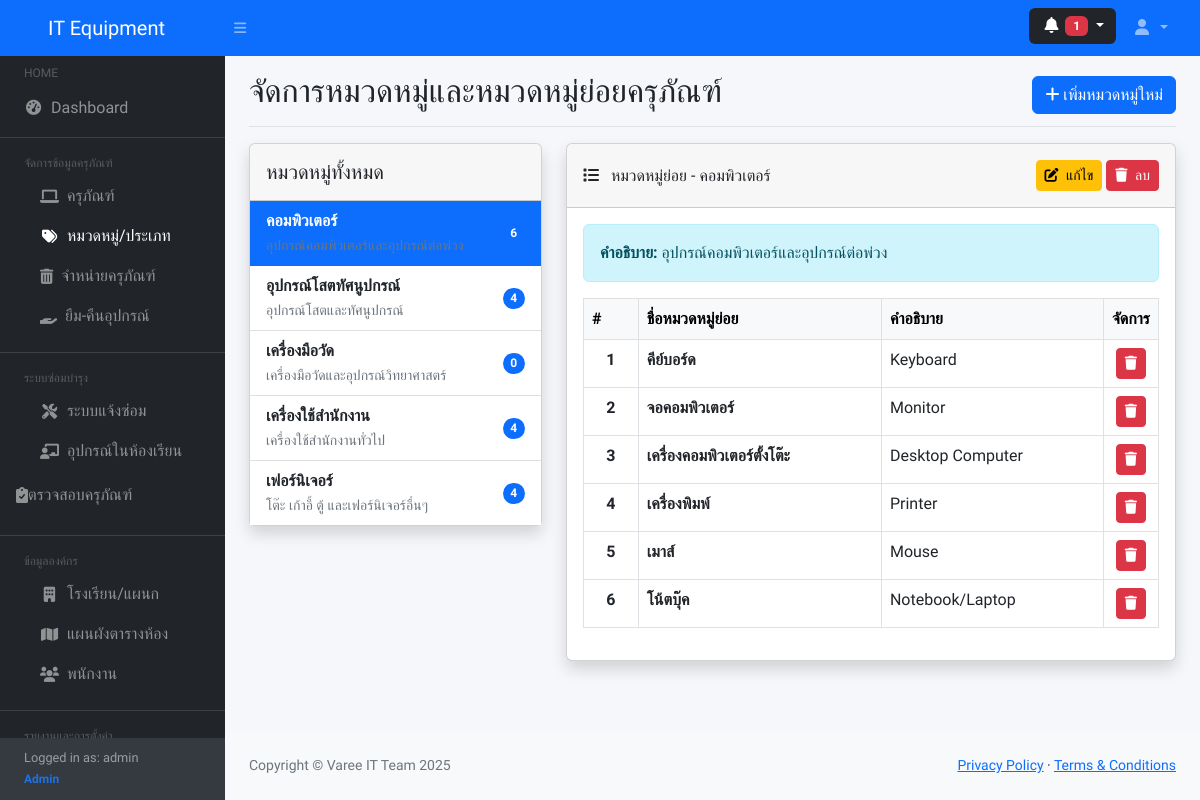
The app's page /categories.php (signed in) with its own data.
### tables this page shows
CREATE TABLE IF NOT EXISTS equipment_categories (
    id INT AUTO_INCREMENT PRIMARY KEY COMMENT 'รหัสหมวดหมู่ (Primary Key)',
    category_name VARCHAR(100) NOT NULL COMMENT 'ชื่อหมวดหมู่ครุภัณฑ์',
    category_description TEXT COMMENT 'รายละเอียดหมวดหมู่',
    created_at TIMESTAMP DEFAULT CURRENT_TIMESTAMP COMMENT 'วันที่สร้างบันทึก',
    updated_at TIMESTAMP DEFAULT CURRENT_TIMESTAMP ON UPDATE CURRENT_TIMESTAMP COMMENT 'วันที่แก้ไขล่าสุด',
    INDEX idx_category_name (category_name)
);

CREATE TABLE IF NOT EXISTS equipment_subcategories (
    id INT AUTO_INCREMENT PRIMARY KEY COMMENT 'รหัสหมวดหมู่ย่อย (Primary Key)',
    category_id INT NOT NULL COMMENT 'รหัสหมวดหมู่หลัก (Foreign Key)',
    subcategory_name VARCHAR(100) NOT NULL COMMENT 'ชื่อหมวดหมู่ย่อย',
    subcategory_description TEXT COMMENT 'รายละเอียดหมวดหมู่ย่อย',
    created_at TIMESTAMP DEFAULT CURRENT_TIMESTAMP COMMENT 'วันที่สร้างบันทึก',
    updated_at TIMESTAMP DEFAULT CURRENT_TIMESTAMP ON UPDATE CURRENT_TIMESTAMP COMMENT 'วันที่แก้ไขล่าสุด',
    FOREIGN KEY (category_id) REFERENCES equipment_categories(id) ON DELETE CASCADE,
    INDEX idx_category_id (category_id),
    INDEX idx_subcategory_name (subcategory_name)
);

### categories.php (the view, shortened to what this page needs)
<?php
require_once 'includes/header.php';
$categories_query = "
    SELECT ec.*, COUNT(es.id) as subcategory_count
    FROM equipment_categories ec
    LEFT JOIN equipment_subcategories es ON ec.id = es.category_id
    GROUP BY ec.id
    ORDER BY ec.category_name";
$categories_list = $db->query($categories_query)->fetchAll(PDO::FETCH_ASSOC);
$selected_category_id = isset($_GET['category_id']) ? $_GET['category_id'] : ($categories_list[0]['id'] ?? null);
$selected_category = null;
$subcategories = [];
if ($selected_category_id) {
    $stmt = $db->prepare("SELECT * FROM equipment_categories WHERE id = ?");
    $stmt->execute([$selected_category_id]);
    $selected_category = $stmt->fetch(PDO::FETCH_ASSOC);
    $subcategories_query = "
        SELECT es.*, ec.category_name
        FROM equipment_subcategories es
        JOIN equipment_categories ec ON es.category_id = ec.id
        WHERE es.category_id = ?
        ORDER BY es.subcategory_name";
    $stmt = $db->prepare($subcategories_query);
    $stmt->execute([$selected_category_id]);
    $subcategories = $stmt->fetchAll(PDO::FETCH_ASSOC);
}
$edit_mode = isset($_GET['action']) && $_GET['action'] == 'edit' && isset($_GET['id']);
$edit_category = null;
?>
<?php include 'includes/navbar.php'; ?>
<?php
include 'includes/sidebar.php';
?>
<div id="layoutSidenav_content">
<main >
    <div class="container-fluid px-4">
    <div class="d-flex justify-content-between flex-wrap flex-md-nowrap align-items-center pt-3 pb-2 mb-3 border-bottom">
        <h1 class="h2">จัดการหมวดหมู่และหมวดหมู่ย่อยครุภัณฑ์</h1>
        <div>
            <?php if (!$edit_mode): ?>
                <button type="button" class="btn btn-primary" data-bs-toggle="modal" data-bs-target="#categoryModal">
                    <i class="fas fa-plus"></i> เพิ่มหมวดหมู่ใหม่
                </button>
            <?php endif; ?>
        </div>
    </div>
    <?php if ($edit_mode): ?>
        <div class="card shadow mb-4">
            <div class="card-header py-3 bg-primary text-white">
                <h6 class="m-0 font-weight-bold">
                    <i class="fas fa-edit me-2"></i>แก้ไขหมวดหมู่และหมวดหมู่ย่อย
                </h6>
            </div>
            <div class="card-body">
                <form method="POST" id="categoryForm">
                    <input type="hidden" name="category_id" value="<?php echo $edit_category['id']; ?>">
                    <div class="row mb-4">
                        <div class="col-md-12">
                            <div class="mb-3">
                                <label class="form-label fw-bold">ชื่อหมวดหมู่ *</label>
                                <input type="text" class="form-control" name="category_name"
                                       value="<?php echo $edit_category['category_name']; ?>" required
                                       placeholder="เช่น อุปกรณ์คอมพิวเตอร์">
                            </div>
                        </div>
                        <div class="col-md-12">
                            <div class="mb-3">
                                <label class="form-label fw-bold">คำอธิบายหมวดหมู่</label>
                                <textarea class="form-control" name="category_description" rows="2"
                                       placeholder="รายละเอียดเพิ่มเติมเกี่ยวกับหมวดหมู่"><?php echo $edit_category['category_description']; ?></textarea>
                            </div>
                        </div>
                    </div>
                    <div class="mb-4">
                        <div class="d-flex justify-content-between align-items-center mb-3">
                            <label class="form-label fw-bold">หมวดหมู่ย่อย</label>
                            <button type="button" class="btn btn-success btn-sm" onclick="addSubcategoryRow()">
                                <i class="fas fa-plus me-1"></i> เพิ่มหมวดหมู่ย่อย
                            </button>
                        </div>
                        <div class="table-responsive">
                            <table class="table table-bordered" id="subcategoriesTable">
                                <thead class="table-light">
                                    <tr>
                                        <th width="5%">#</th>
                                        <th width="45%">ชื่อหมวดหมู่ย่อย *</th>
                                        <th width="45%">คำอธิบาย</th>
                                        <th width="5%">ลบ</th>
                                    </tr>
                                </thead>
                                <tbody id="subcategoriesTableBody">
                                    <?php if (count($subcategories) > 0): ?>
                                        <?php foreach($subcategories as $index => $subcategory): ?>
                                        <tr>
                                            <td class="text-center"><?php echo $index + 1; ?></td>
                                            <td>
                                                <input type="hidden" name="subcategories[<?php echo $index; ?>][id]" value="<?php echo $subcategory['id']; ?>">
                                                <input type="text" class="form-control" name="subcategories[<?php echo $index; ?>][name]"
                                                       value="<?php echo $subcategory['subcategory_name']; ?>" required
                                                       placeholder="เช่น เครื่องคอมพิวเตอร์ตั้งโต๊ะ">
                                            </td>
                                            <td>
                                                <input type="text" class="form-control" name="subcategories[<?php echo $index; ?>][description]"
                                                       value="<?php echo $subcategory['subcategory_description']; ?>"
                                                       placeholder="คำอธิบายหมวดหมู่ย่อย">
                                            </td>
                                            <td class="text-center">
                                                <button type="button" class="btn btn-danger btn-sm" onclick="removeSubcategoryRow(this)">
                                                    <i class="fas fa-trash"></i>
                                                </button>
                                            </td>
                                        </tr>
                                        <?php endforeach; ?>
                                    <?php else: ?>
                                        <tr id="noSubcategoriesRow">
                                            <td colspan="4" class="text-center text-muted py-3">
                                                <i class="fas fa-info-circle me-2"></i>ยังไม่มีหมวดหมู่ย่อย
                                            </td>
                                        </tr>
                                    <?php endif; ?>
                                </tbody>
                            </table>
                        </div>
                    </div>
                    <div class="d-flex justify-content-between">
                        <a href="categories.php" class="btn btn-secondary">
                            <i class="fas fa-arrow-left me-1"></i> ยกเลิก
                        </a>
                        <button type="submit" name="save_category" class="btn btn-primary">
                            <i class="fas fa-save me-1"></i> บันทึกการเปลี่ยนแปลง
                        </button>
                    </div>
                </form>
            </div>
        </div>
    <?php else: ?>
        <div class="row">
            <div class="col-md-4">
                <div class="card shadow mb-4">
                    <div class="card-header py-3">
                        <h5 class="m-0 font-weight-bold">หมวดหมู่ทั้งหมด</h5>
                    </div>
                    <div class="card-body p-0">
                        <div class="list-group list-group-flush">
                            <?php foreach($categories_list as $category): ?>
                            <a href="categories.php?category_id=<?php echo $category['id']; ?>"
                               class="list-group-item list-group-item-action d-flex justify-content-between align-items-center <?php echo $selected_category_id == $category['id'] ? 'active' : ''; ?>">
                                <div>
                                    <strong><?php echo $category['category_name']; ?></strong>
                                    <?php if ($category['category_description']): ?>
                                        <br><small class="text-muted"><?php echo $category['category_description']; ?></small>
                                    <?php endif; ?>
                                </div>
                                <span class="badge bg-primary rounded-pill"><?php echo $category['subcategory_count']; ?></span>
                            </a>
                            <?php endforeach; ?>
                        </div>
                    </div>
                </div>
            </div>
            <div class="col-md-8">
                <?php if ($selected_category_id): ?>
                    <div class="card shadow mb-4">
                        <div class="card-header py-3 d-flex justify-content-between align-items-center">
                            <h6 class="m-0 font-weight-bold">
                                <i class="fas fa-list me-2"></i>
                                หมวดหมู่ย่อย - <?php echo $selected_category['category_name'] ?? 'ไม่พบหมวดหมู่' ?>
                            </h6>
                            <div>
                                <a href="categories.php?action=edit&id=<?php echo $selected_category['id']; ?>" class="btn btn-warning btn-sm">
                                    <i class="fas fa-edit me-1"></i> แก้ไข
                                </a>
                                <a href="categories.php?action=delete_category&id=<?php echo $selected_category['id']; ?>"
                                   class="btn btn-danger btn-sm" onclick="return confirm('คุณแน่ใจหรือไม่ที่จะลบหมวดหมู่นี้? การลบจะทำให้หมวดหมู่ย่อยทั้งหมดถูกลบด้วย')">
                                    <i class="fas fa-trash me-1"></i> ลบ
                                </a>
                            </div>
                        </div>
                        <div class="card-body">
                            <?php if ($selected_category['category_description']): ?>
                                <div class="alert alert-info">
                                    <strong>คำอธิบาย:</strong> <?php echo $selected_category['category_description']; ?>
                                </div>
                            <?php endif; ?>
                            <?php if (count($subcategories) > 0): ?>
                                <div class="table-responsive">
                                    <table class="table table-bordered table-hover">
                                        <thead class="table-light">
                                            <tr>
                                                <th width="10%">#</th>
                                                <th width="45%">ชื่อหมวดหมู่ย่อย</th>
                                                <th width="40%">คำอธิบาย</th>
                                                <th width="5%">จัดการ</th>
                                            </tr>
                                        </thead>
                                        <tbody>
                                            <?php foreach($subcategories as $index => $subcategory): ?>
                                            <tr>
                                                <td class="text-center fw-bold"><?php echo $index + 1; ?></td>
                                                <td class="fw-bold"><?php echo $subcategory['subcategory_name']; ?></td>
                                                <td><?php echo $subcategory['subcategory_description'] ?: '-'; ?></td>
                                                <td class="text-center">
                                                    <a href="categories.php?action=delete_subcategory&id=<?php echo $subcategory['id']; ?>&category_id=<?php echo $selected_category_id; ?>"
                                                       class="btn btn-danger btn-sm" title="ลบ" onclick="return confirm('คุณแน่ใจหรือไม่?')">
                                                        <i class="fas fa-trash"></i>
                                                    </a>
                                                </td>
                                            </tr>
                                            <?php endforeach; ?>
                                        </tbody>
                                    </table>
                                </div>
                            <?php endif; ?>
                        </div>
                    </div>
                <?php endif; ?>
            </div>
        </div>
    <?php endif; ?>
</main>
<?php require_once 'includes/footer.php'; ?>

### includes/header.php (style rules this page uses)
:root { --primary: #1a73e8; --primary-dark: #0d47a1; --secondary: #6c757d; --success: #28a745; --info: #17a2b8; --warning: #ffc107; --danger: #dc3545; --light: #f8f9fa; --dark: #343a40; }
body { font-family: 'Prompt', sans-serif; background-color: #f5f7fb; }

### records on screen
equipment_categories: category_name "คอมพิวเตอร์", subcategory_count "6", category_description "อุปกรณ์คอมพิวเตอร์และอุปกรณ์ต่อพ่วง"
equipment_categories: category_name "อุปกรณ์โสตทัศนูปกรณ์", category_description "อุปกรณ์โสตและทัศนูปกรณ์", subcategory_count "4"
equipment_categories: category_name "เครื่องมือวัด", category_description "เครื่องมือวัดและอุปกรณ์วิทยาศาสตร์", subcategory_count "0"
equipment_categories: category_name "เครื่องใช้สำนักงาน", category_description "เครื่องใช้สำนักงานทั่วไป", subcategory_count "4"
equipment_categories: category_name "เฟอร์นิเจอร์", category_description "โต๊ะ เก้าอี้ ตู้ และเฟอร์นิเจอร์อื่นๆ", subcategory_count "4"
equipment_subcategories: subcategory_name "คีย์บอร์ด", subcategory_description "Keyboard"
equipment_subcategories: subcategory_name "จอคอมพิวเตอร์", subcategory_description "Monitor"
equipment_subcategories: subcategory_name "เครื่องคอมพิวเตอร์ตั้งโต๊ะ", subcategory_description "Desktop Computer"
equipment_subcategories: subcategory_name "เครื่องพิมพ์", subcategory_description "Printer"
equipment_subcategories: subcategory_name "เมาส์", subcategory_description "Mouse"
equipment_subcategories: subcategory_name "โน้ตบุ๊ค", subcategory_description "Notebook/Laptop"

### other values on screen
$pending_count "1"
$_SESSION['username'] "admin"
$_SESSION['role'] "Admin"
